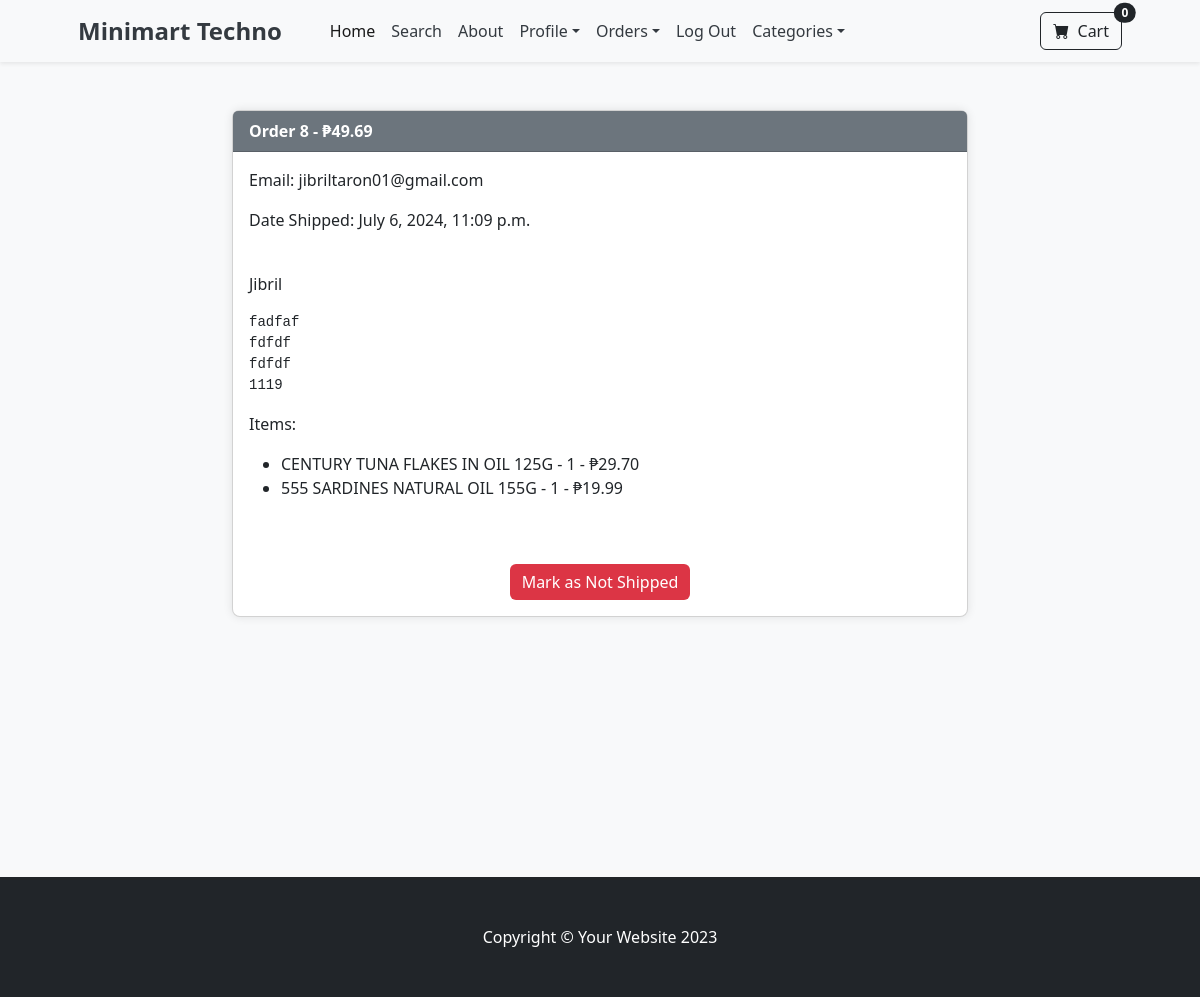
Before: /payment/orders/8 (signed in) with the older database file.
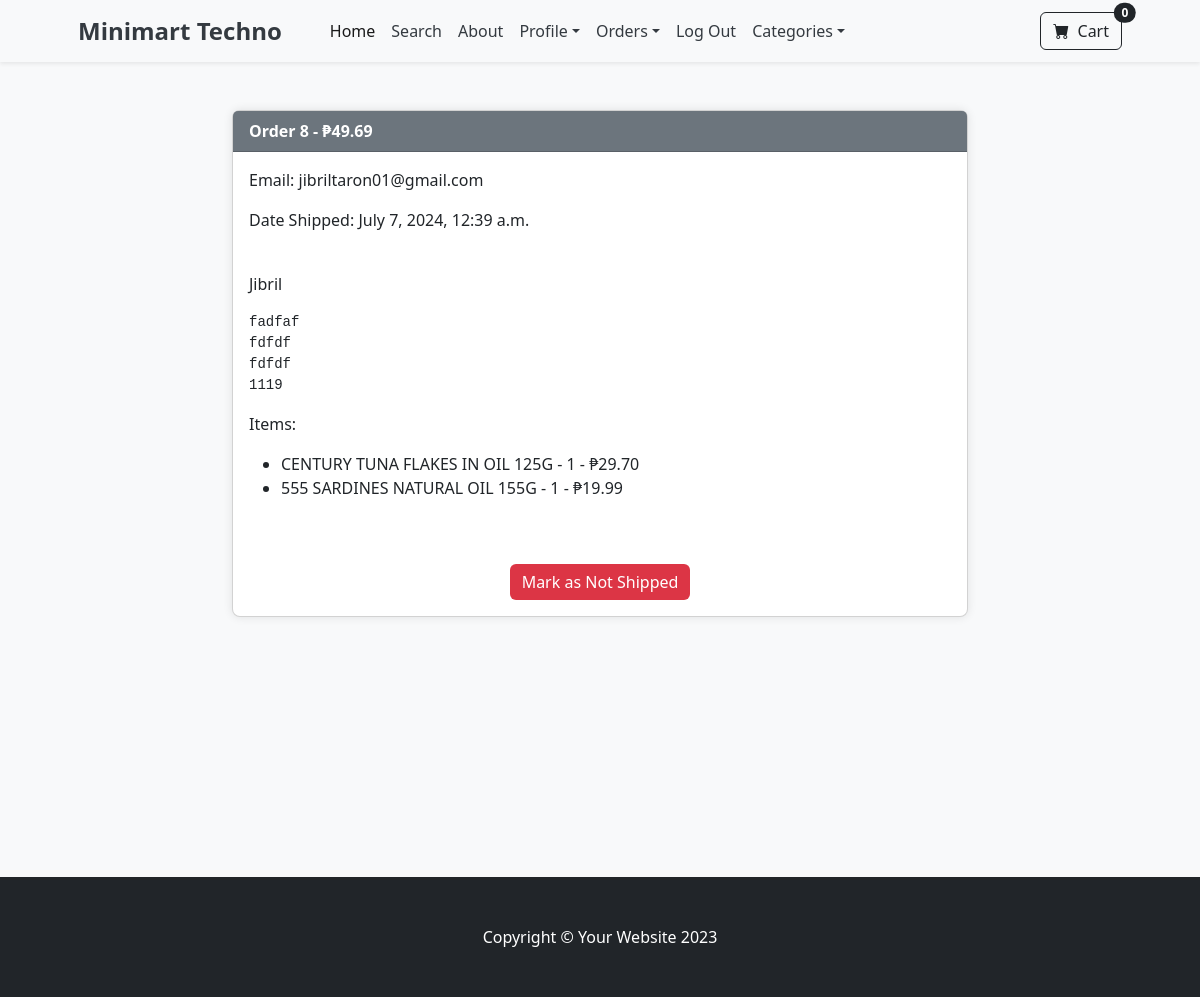
After: the same page with the newer database file.
### payment/models.py (models this page shows, shortened)
class Order(models.Model):
    user = models.ForeignKey(User, on_delete=models.CASCADE, null=True, blank=True)
    full_name = models.CharField(max_length=255)
    email = models.CharField(max_length=255)
    shipping_address = models.TextField(max_length=15000)
    amount_paid = models.DecimalField(max_digits=7, decimal_places=2)
    date_ordered = models.DateTimeField(auto_now_add=True)
    shipped = models.BooleanField(default=False)
    date_shipped = models.DateTimeField(blank=True, null=True)

### payment/views.py (the view, shortened to what this page needs)
# urls.py: path('orders/<int:pk>', views.orders, name='orders'),
def orders(request, pk):
    if request.user.is_authenticated and request.user.is_superuser:
        order = Order.objects.get(id=pk)
        items = OrderItem.objects.filter(order=pk)
        return render(request, "payment/orders.html", {'order': order, 'items': items})
    else:
        messages.success(request, "Access Denied")
        return redirect('home')

### cart/cart.py (called while the page is built)
    def __len__(self):
        return len(self.cart)

### cart/context_processors.py (called while the page is built)
def cart(request):
    return {'cart': Cart(request)}

### store/models.py (called while the page is built)
    def __str__(self):
        return self.name

### payment/templates/payment/orders.html (shortened to what this page needs)
{% extends 'base.html' %}
{% block content %}
<div class="container">
    <div class="row justify-content-center">
        <div class="col-md-8">
            <br/><br/>
            <div class="card">
                <div class="card-header bg-secondary text-white">
                    Order {{ order.id }} - ₱{{ order.amount_paid }}
                </div>
                <div class="card-body">
                    <p>Email: {{ order.email }}</p>
                    {% if order.date_shipped %}
                        <p>Date Shipped: {{ order.date_shipped }}</p>
                    {% else %}
                        <p>Date Ordered: {{ order.date_ordered }}</p>
                    {% endif %}
                    <br/>
                    <p>{{ order.full_name }}</p>
                    <pre>{{ order.shipping_address }}</pre>
                    <p>Items:</p>
                    <ul>
                        {% for item in items %}
                            <li>{{ item.product }} - {{ item.quantity }} - ₱{{ item.price }}</li>
                        {% endfor %}
                    </ul>
                    <br/><br/>
                    <div class="text-center">
                        {% if not order.shipped %}
                            <form method="POST">
                                {% csrf_token %}
                                <input type="hidden" name="shipping_status" value="true">
                                <button type="submit" class="btn btn-success">Mark as Shipped</button>
                            </form>
                        {% else %}
                            <form method="POST">
                                <button type="submit" class="btn btn-danger">Mark as Not Shipped</button>
                            </form>
                        {% endif %}
                    </div>
                </div>
            </div>
            <br/><br/><br/><br/><br/><br/><br/><br/><br/><br/>
        </div>
    </div>
</div>
{% endblock %}

Changed rows visible on the page:
changed Order "jibriltaron01@gmail.com": date_shipped "July 6, 2024, 11:09 p.m." → "July 7, 2024, 12:39 a.m."
